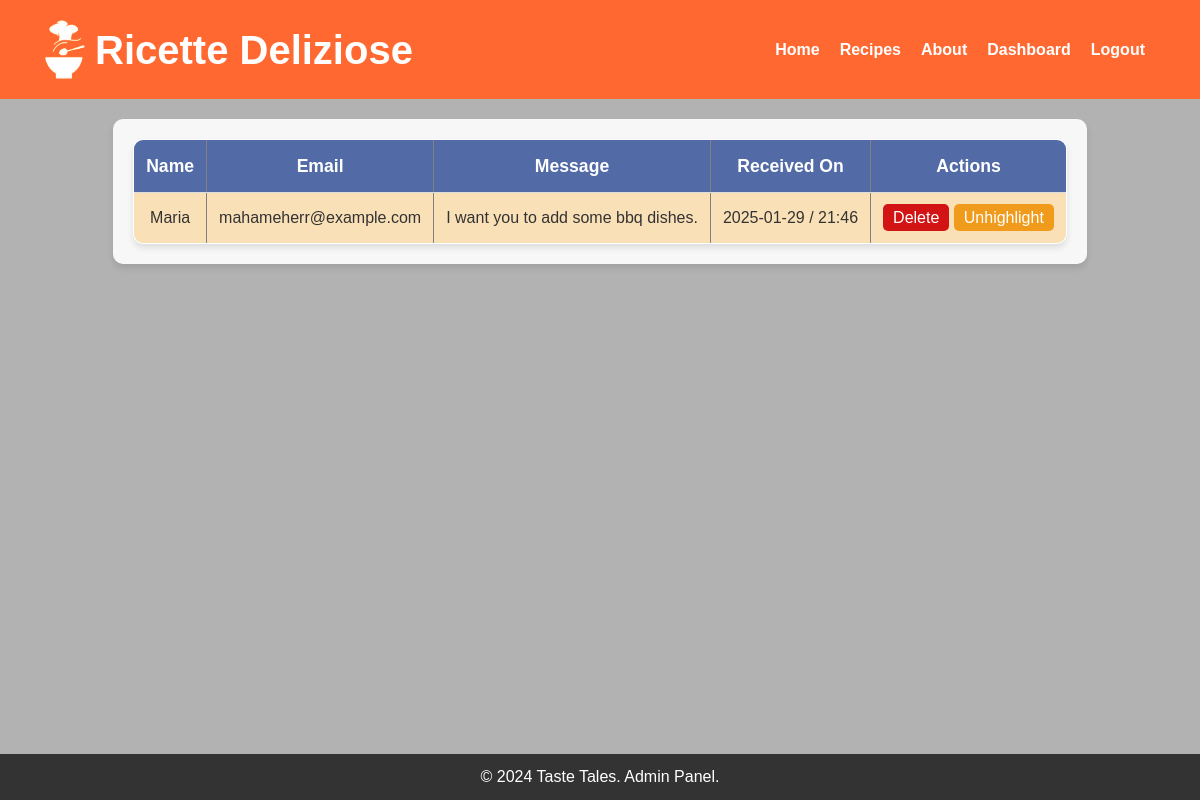
The page /admin/messages (signed in) on the database as committed earlier.
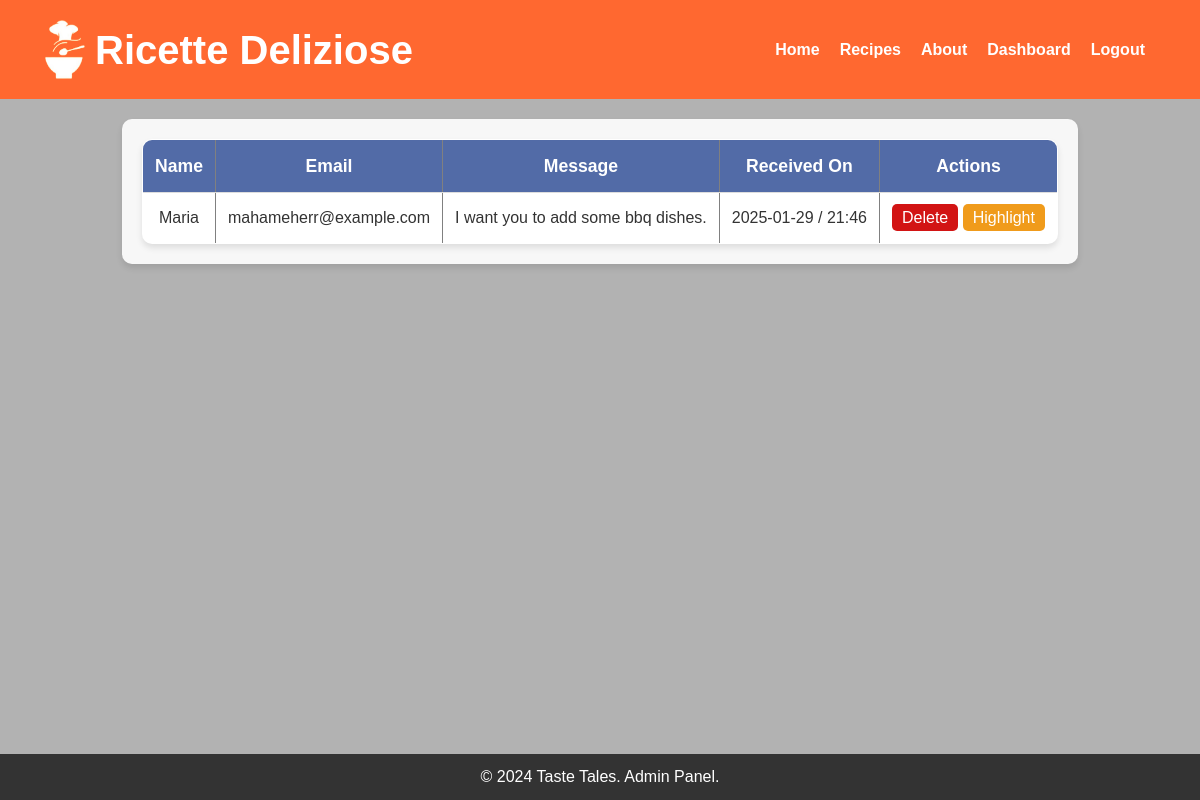
The same page on the database as committed later.
### model.py (models this page shows, shortened)
class ContactMessage(db.Model):
    id = db.Column(db.Integer, primary_key=True)
    name = db.Column(db.String(100), nullable=False)
    email = db.Column(db.String(100), nullable=False)
    message = db.Column(db.Text, nullable=False)
    created_at = db.Column(db.DateTime, default=datetime.utcnow)
    highlighted = db.Column(db.Boolean, default=False)

### app.py (the view)
@app.route('/admin/messages')
def admin_messages():
    if 'user_id' not in session or not session.get('is_admin', False):
        flash("Access denied! Admins only.", "danger")
        return redirect(url_for('home'))
    messages = ContactMessage.query.order_by(ContactMessage.created_at.desc()).all()
    return render_template('admin_messages.html', messages=messages)

### app.py (called while the page is built)
@app.before_request
def init_categories():
    if Category.query.count() == 0:
        category1 = Category(name="Appetizer")
        category2 = Category(name="Main Course")
        category3 = Category(name="Dessert")
        category4 = Category(name="Drinks")
        db.session.add_all([category1, category2, category3, category4])
        db.session.commit()
        print("Categories added to the database.")

### templates/admin_messages.html (shortened to what this page needs)
<!DOCTYPE html>
<html lang="en">
<head>
    <link rel="stylesheet" href="{{ url_for('static', filename='css/admin_messages.css') }}">
</head>
<body>
    <header>
        <div class="container">
            <div class="logo-title">
                <img src="{{ url_for('static', filename='images/logo.png') }}" alt="Logo" class="logo" width="40"
                    height="59">
                <h1>Ricette Deliziose</h1>
            </div>
            <nav>
                <a href="{{ url_for('home') }}">Home</a>
                <a href="{{ url_for('recipe') }}">Recipes</a>
                <a href="{{ url_for('about') }}">About</a>
                {% if 'user_id' in session %}
                {% if session['is_admin'] %}
                <a href="{{ url_for('admin_dashboard') }}">Dashboard</a>
                <a href="{{ url_for('logout') }}">Logout</a>
                {% else %}
                <a href="{{ url_for('profile') }}">Profile</a>
                <a href="{{ url_for('logout') }}">Logout</a>
                {% endif %}
                {% else %}
                <a href="{{ url_for('login') }}">Login</a>
                {% endif %}
            </nav>
    </header>
    <main>
        <table border="1">
            <thead>
                <tr>
                    <th>Name</th>
                    <th>Email</th>
                    <th>Message</th>
                    <th>Received On</th>
                    <th>Actions</th>
                </tr>
            </thead>
            <tbody>
                {% for msg in messages %}
                <tr class="{% if msg.highlighted %}highlighted{% endif %}">
                    <td>{{ msg.name }}</td>
                    <td>{{ msg.email }}</td>
                    <td>{{ msg.message }}</td>
                    <td>{{ msg.created_at.strftime('%Y-%m-%d / %H:%M') }}</td>
                    <td>
                        <a href="{{ url_for('delete_message', message_id=msg.id) }}" class="btn-delete">Delete</a>
                        <a href="{{ url_for('highlight_message', message_id=msg.id) }}" class="btn-highlight">
                            {% if msg.highlighted %}
                                Unhighlight
                            {% else %}
                                Highlight
                            {% endif %}
                        </a>
                    </td>
                </tr>
                {% else %}
                <tr>
                    <td colspan="5">No messages received yet.</td>
                </tr>
                {% endfor %}
            </tbody>
        </table>
    </main>
    <footer>
        <p>&copy; 2024 Taste Tales. Admin Panel.</p>
    </footer>
</body>
</html>

### static/css/admin_messages.css (style rules this page uses)
body, h1, h2, h3, p, a { margin: 0; padding: 0; font-family: 'Poppins', sans-serif; text-decoration: none; }
body { line-height: 1.6; color: #333; background-image: linear-gradient(rgba(0, 0, 0, 0.3), rgba(0, 0, 0, 0.3)), url('/static/images/bg3.jpg'); background-size: cover; display: flex; flex-direction: column; min-height: 100vh; }
header { background: #FF6830; color: white; padding: 20px 0; text-align: center; display: inline; }
header .container { display: flex; justify-content: space-between; align-items: center; padding: 0 45px; }
header .logo-title { display: flex; align-items: center; }
header .logo-title .logo { margin-right: 10px; }
header .logo-title h1 { margin: 0; padding: 0; font-family: 'Gistesy', sans-serif; font-size: 2.5rem; line-height: 1; }
header nav { display: inline-flex; }
header nav a { color: white; margin: 0 10px; text-decoration: none; font-weight: bold; }
main { padding: 20px; background: rgba(255, 255, 255, 0.9); border-radius: 10px; margin: 20px auto; max-width: 1200px; box-shadow: 0 4px 6px rgba(0, 0, 0, 0.1); }
table { width: 100%; border-collapse: collapse; background: white; border-radius: 10px; overflow: hidden; box-shadow: 0 4px 6px rgba(0, 0, 0, 0.1); }
th, td { padding: 12px; text-align: center; border-bottom: 1px solid #ddd; }
th { background: #526ba7; color: white; font-size: 1.1em; }
td { color: #333; }
.btn-delete { background-color: rgb(210, 20, 20); color: white; padding: 5px 10px; text-decoration: none; border-radius: 5px; }
.btn-highlight { background-color: #f09b1b; color: #fff; padding: 5px 10px; text-decoration: none; border-radius: 5px; }
footer { background: #333; color: white; text-align: center; padding: 10px; margin-top: auto; }
footer p { font-size: 1em; }

Rows that differ between the two databases and show on the page:
changed ContactMessage "Maria": highlighted "Unhighlight" → "Highlight"
